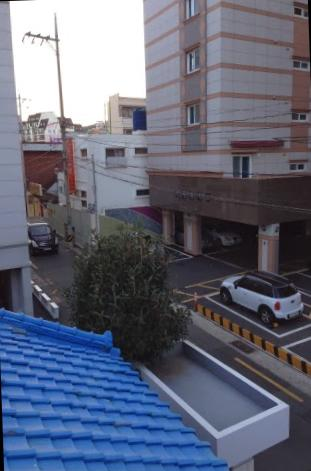
#> input picture CV/MP4/p4/data/stitching/building1_r.jpg, 311 x 471 px, found by its file name; its folder holds 4 pictures in this run
$ jupyter execute --allow-errors ImageStitching.ipynb   (shell and % lines are left out)
#> lines starting #> are read from the running program, lines starting #| are printed output that depends on the picture
### CV/MP4/package_backup/code1/utils.py
import numpy as np
import os
import errno
import matplotlib.pyplot as plt
from skimage.feature import plot_matches


# [10 lines left out: function showMatches, not called in this run]


def imread(path):
#> called with path = '../data/stitching/building1_r.jpg'
    img = plt.imread(path).astype(float)

    #Remove alpha channel if it exists
    if img.ndim > 2 and img.shape[2] == 4:
        img = img[:, :, 0:3]
    #Puts images values in range [0,1]
    if img.max() > 1.0:
        img /= 255.0
#> call 2 of imread, with path = '../data/stitching/building2_r.jpg'
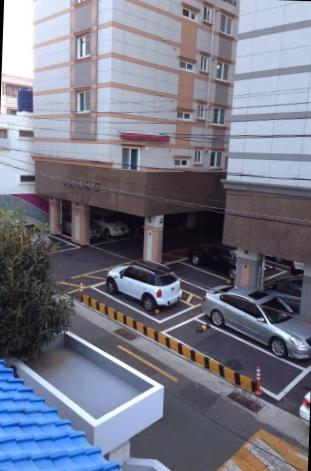
#> input picture CV/MP4/p4/data/stitching/building2_r.jpg, 311 x 471 px, found by its file name

    return img


# [26 lines left out: functions mkdir, gaussian, not called in this run]

### CV/MP4/package_backup/code1/detectBlobs.py
# This code is part of:
#
#   CMPSCI 670: Computer Vision
#   University of Massachusetts, Amherst
#   Instructor: Subhransu Maji
#

import numpy as np
from skimage.color import rgb2gray
from scipy.ndimage.filters import convolve
import sys

def laplacian_of_gaussian_filter(sigma):
    cutoff = sys.float_info.epsilon
    half_size = (np.round(4*sigma) + 1)/2 if np.round(4*sigma) % 2 == 0 else np.round(4*sigma)/2
    x, y = np.meshgrid(np.arange(-half_size, half_size+1), np.arange(-half_size, half_size+1))

    exp_term=np.exp(-(np.power(x, 2) + np.power(y,2)) / 2*np.power(sigma, 2))
    exp_term[exp_term < sys.float_info.epsilon * exp_term.max()] = 0
    exp_term = exp_term if exp_term.sum() == 0 else exp_term/exp_term.sum()
    kernel = -((np.power(x, 2) + np.power(y,2) - 2*np.power(sigma, 2)) / np.power(sigma, 2))
    kernel *= exp_term
    kernel -= kernel.mean()
    return kernel

def create_scale_space(gray_image, sigma_scale_factor, initial_sigma, level):
    h,w = np.shape(gray_image)
    scale_space = np.zeros((h,w,level))
    sigma = [0]*(level+1)
    sigma[0] = initial_sigma
    for i in range(0,level):
        filter = laplacian_of_gaussian_filter(sigma[i])
        print ("Convolving for level = {}".format(i))
        scale_space[:,:,i] = np.square(convolve(gray_image, filter))
        sigma[i+1] = sigma[i]*sigma_scale_factor
    return scale_space, sigma

# [39 lines left out: functions max_scaled_spaces, non_max_suppression_blobs, not called in this run]

def detectBlobs(im, param={}):
    #Default Params
    default_cutoff, default_sigma, default_level, default_scaling = 0.001, 1.2, 13, np.sqrt(1.8)
    cutoff = param.get("cutoff") if param.get("cutoff") is not None else default_cutoff
#> cutoff = 1e-05
    sigma_seed = param.get("sigma_seed") if param.get("sigma_seed") is not None else default_sigma
#> sigma_seed = 1.2
    level = param.get("level") if param.get("level") is not None else default_level
#> level = 13
    scaling = param.get("scaling") if param.get("scaling") is not None else default_scaling
#> scaling = 1.34
    processed_im = rgb2gray(rgb2gray(im))
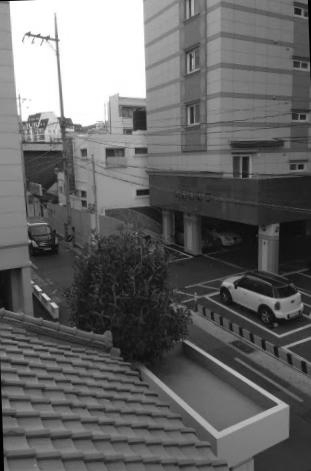
#> processed_im: shape (471, 311) float64; min 0, max 1, mean 0.403
    scale_space, sigma = create_scale_space(processed_im, scaling, sigma_seed, level)
#> in create_scale_space, `sigma = [0]*(level+1)`: sigma = [0, 0, 0, 0, 0, 0, 0, 0, 0, 0, 0, 0, 0, 0]
#> the loop in create_scale_space, `for i in range(0,level):` made 13 passes
#> half_size in laplacian_of_gaussian_filter on passes 2 to 13: 3.5, 4.5, 6.5, 8.5, 10.5, 14.5, 19.5, 25.5, 34.5, 45.5, 61.5, 81.5
#> after the loop in create_scale_space, `for i in range(0,level):`: sigma = [1.2, 1.61, 2.16, 2.9, 3.89, 5.22, 7, 9.39, 12.6, 16.9, 22.67, 30.42, 40.81, 0]
    blobs = non_max_suppression_blobs(scale_space, scaling, sigma, level, cutoff)
    return blobs

### CV/MP4/package_backup/soft_b_nov16/backup2/ImageStitching.ipynb
[cell 1]
import os
import numpy as np
import matplotlib.pyplot as plt
from utils import imread, showMatches
from detectBlobs import detectBlobs
from drawBlobs import drawBlobs
from skimage.color import rgb2gray
from scipy.ndimage.filters import convolve
from compute_sift import compute_sift
from computeMatches import computeMatches
from mergeImages import mergeImages
from ransac import ransac

import sys

[cell 2]
dataDir = os.path.join('..', 'data', 'stitching')
testExamples = ['hill', 'field', 'ledge', 'pier', 'river', 'roofs', 'building', 'uttower']
exampleIndex = 6
imageName1 = '{}1_r.jpg'.format(testExamples[exampleIndex])
imageName2 = '{}2_r.jpg'.format(testExamples[exampleIndex])

im1 = imread(os.path.join(dataDir, imageName1))
im2 = imread(os.path.join(dataDir, imageName2))

[cell 3]
cutoff = 0.00001
#> (the rest of this cell did not finish here and is left out)

#> (a cell that did not finish here is left out)

[cell 5]
from scipy.spatial.distance import cdist
# [16 lines left out: function computeMatches11, not called in this run]

#> (a cell that did not finish here is left out)

[cell 7]
def add_extra_dim(matching_blobs):
    return np.hstack([matching_blobs, np.ones((matching_blobs.shape[0], 1))])

# [24 lines left out: function ransac11, not called in this run]
